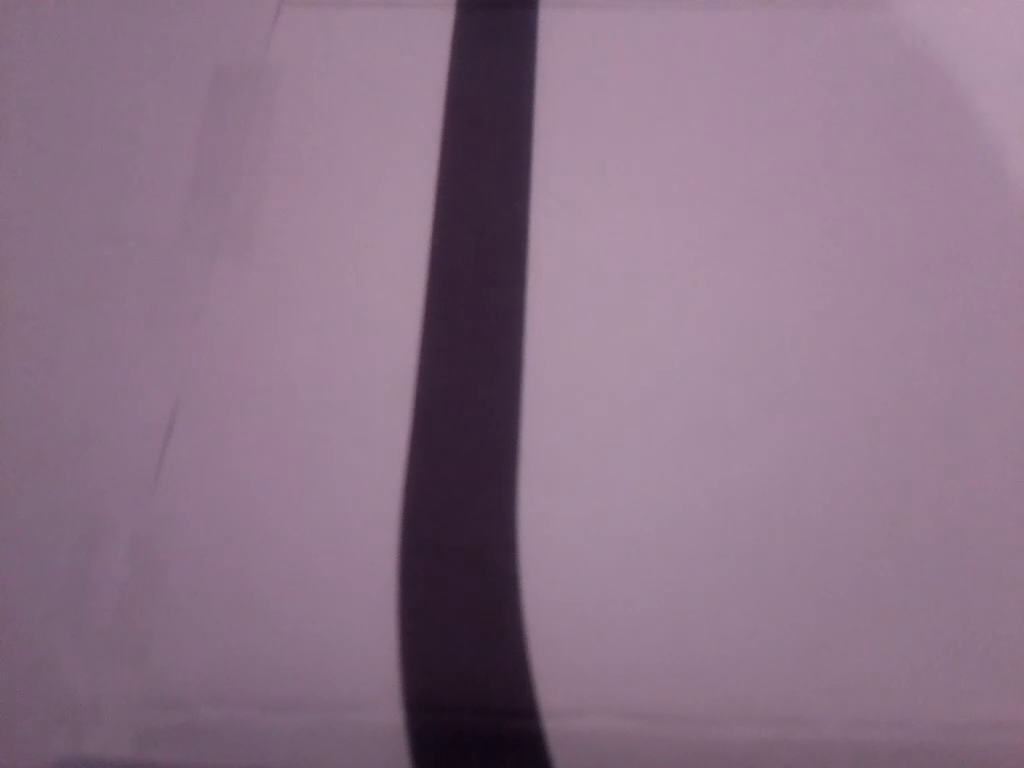
#> input picture frame 59 of vids/VideoCapture01.mp4, 1024 x 768 px, given in place of VideoCapture01-flipped.mp4, which was not available
$ python HoughLinesDetection.py
#> lines starting #> are read from the running program, lines starting #| are printed output that depends on the picture; after the words box and inside, x2 and y2 are one past the last pixel; in counts of white or black regions, pixels touching at a corner belong together; pictures that were not available may be replaced by others from this repository, and a replacement may not be noted
import cv2
import numpy as np

#cap = cv2.VideoCapture(r"C:/Users/giovi/Desktop/RoboCup/Sync2/newCode/vids/VideoCapture01.mp4")
cap = cv2.VideoCapture(r"C:/Users/giovi/Desktop/RoboCup/Sync2/newCode/vids/VideoCapture01-flipped.mp4")

while True:
    ret, img = cap.read()
#> img is the input picture: shape (768, 1024, 3); mean B, G, R 134.9, 114.4, 139.5
    #gray = cv2.cvtColor(img,cv2.COLOR_BGR2GRAY)

    """
    kernel_size = 5
    blur_gray = cv2.GaussianBlur(gray,(kernel_size, kernel_size),0)
    """
    low_b = np.uint8([179, 70, 255])
    high_b = np.uint8([0, 0, 0])
    mask = cv2.inRange(img, high_b, low_b)
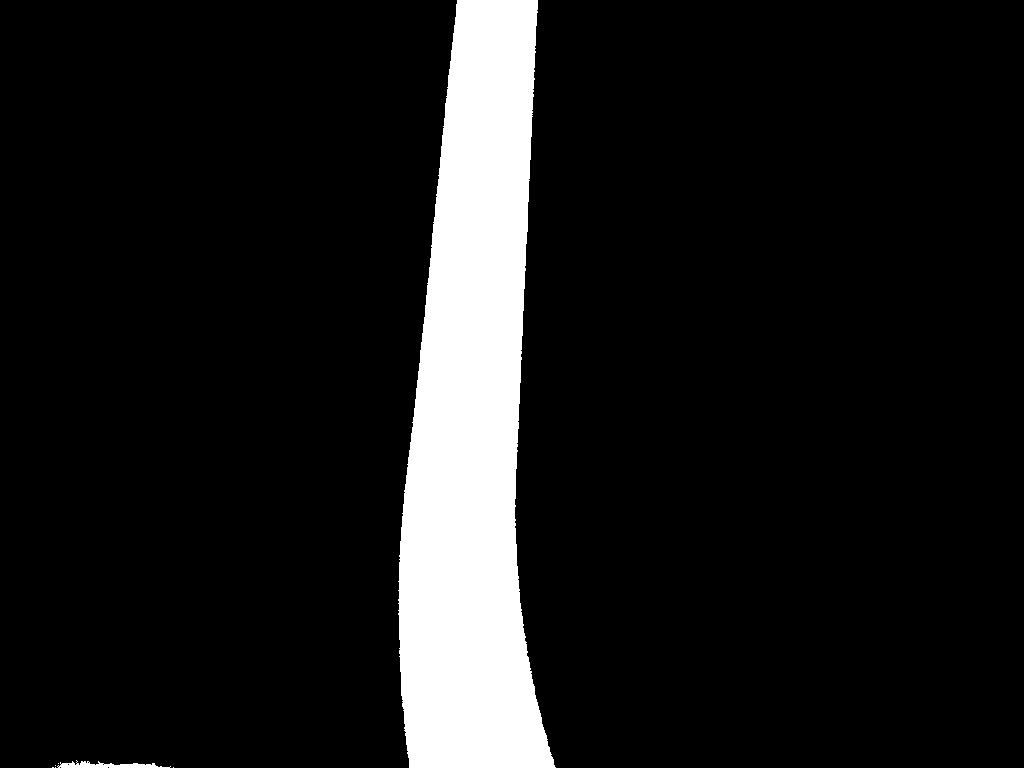
#> mask: shape (768, 1024); 10.5% white; 7 white regions (5 under 20 px), largest, box (x1, y1, x2, y2) and area: (398, 0, 556, 768) 81809, (57, 760, 171, 768) 455

    low_threshold = 10
    high_threshold = 240
    edges = cv2.Canny(mask, low_threshold, high_threshold)
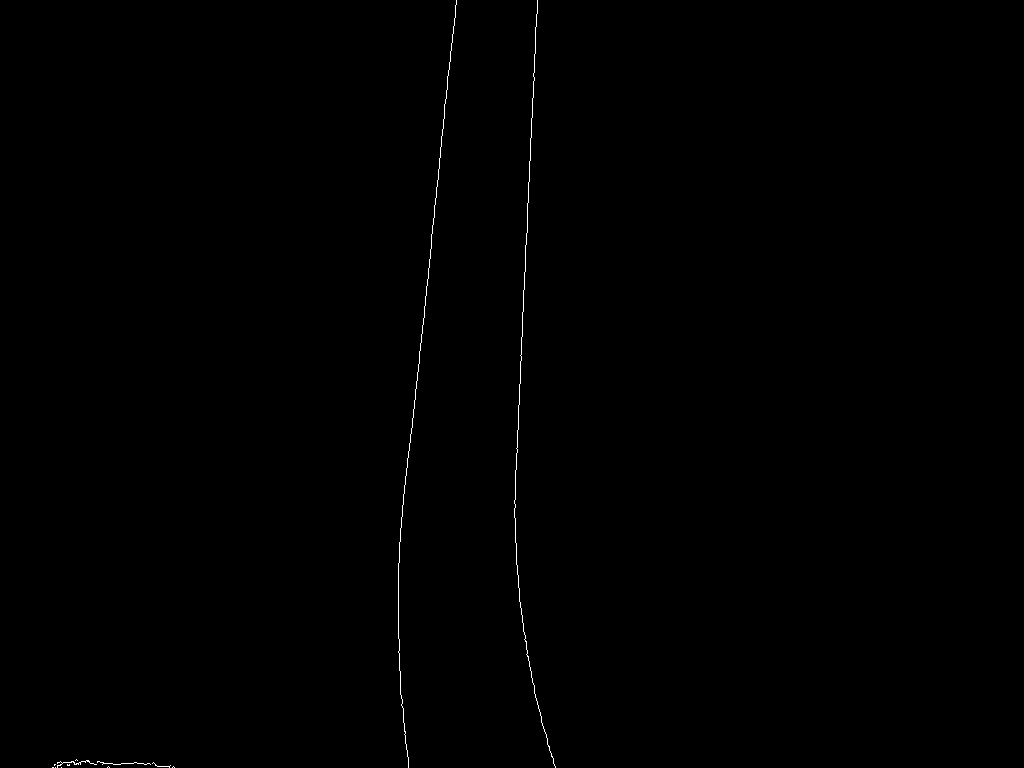
#> edges: shape (768, 1024); 0.22% white in thin lines or dots, all inside (x1, y1, x2, y2) = (52, 0, 556, 768)

    rho = 1  # distance resolution in pixels of the Hough grid
    theta = np.pi / 180  # angular resolution in radians of the Hough grid
    threshold = 15  # minimum number of votes (intersections in Hough grid cell)
    min_line_length = 80  # minimum number of pixels making up a line
    max_line_gap = 100  # maximum gap in pixels between connectable line segments
    line_image = np.copy(img) * 0  # creating a blank to draw lines on
#> line_image: shape (768, 1024, 3); every value is 0

    # Run Hough on edge detected image
    # Output "lines" is an array containing endpoints of detected line segments
    lines = cv2.HoughLinesP(edges, rho, theta, threshold, np.array([]),
                        min_line_length, max_line_gap)
#> lines = 14 rows, first 6: [399, 543, 456, 0], [515, 478, 527, 231], [525, 249, 537, 2], [398, 652, 398, 563], [515, 479, 517, 574], [399, 647, 406, 749]

    for line in lines:
        for x1,y1,x2,y2 in line:
            cv2.line(line_image,(x1,y1),(x2,y2),(255,0,0),5)
#> this loop made 14 passes
#> line on passes 1 to 12: [[399, 543, 456, 0]], [[515, 478, 527, 231]], [[525, 249, 537, 2]], [[398, 652, 398, 563]], [[515, 479, 517, 574]], [[399, 647, 406, 749]], [[399, 555, 456, 4]], [[60, 761, 155, 764]], [[531, 677, 555, 767]], [[520, 361, 534, 78]], [[514, 500, 519, 595]], [[57, 762, 173, 766]]
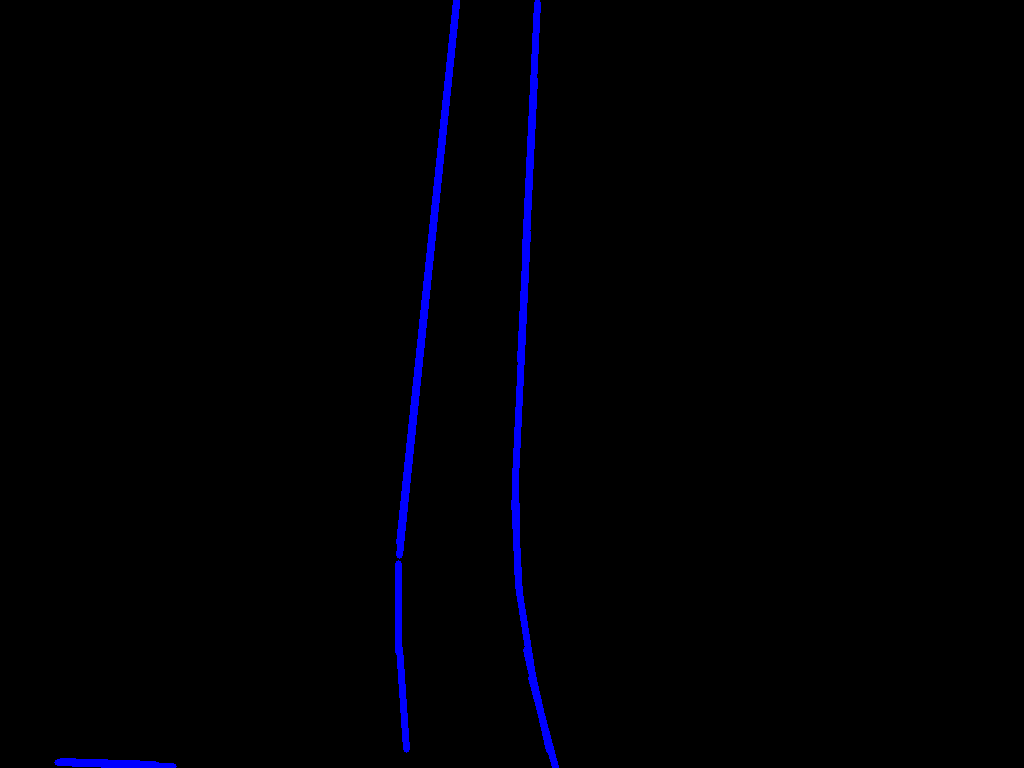
#> line_image: shape (768, 1024, 3); mean B, G, R 4, 0, 0

    # Draw the lines on the  image
    lines_edges = cv2.addWeighted(img, 0.8, line_image, 1, 0)
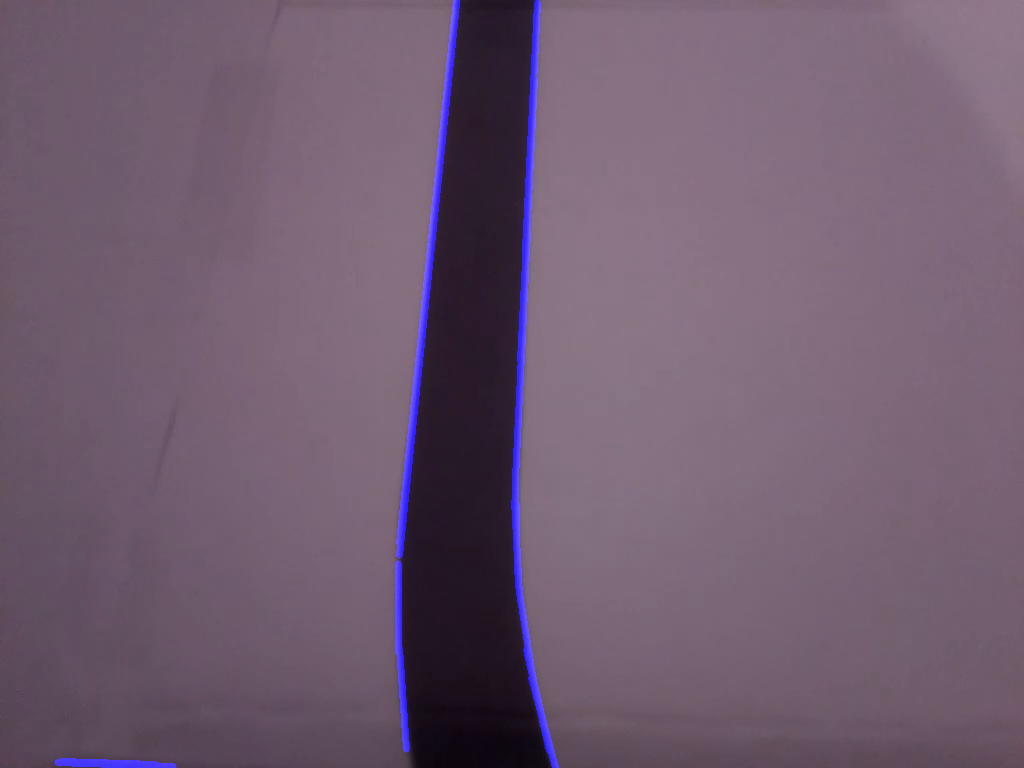
#> lines_edges: shape (768, 1024, 3); mean B, G, R 110.7, 91.5, 111.6

    cv2.imshow("Img", lines_edges)

    if cv2.waitKey(1) & 0xff == ord('q'):   # 1 is the time in ms
#> (key q is pressed here)
        break
cap.release()
cv2.destroyAllWindows()

$ run again, starting later in the video
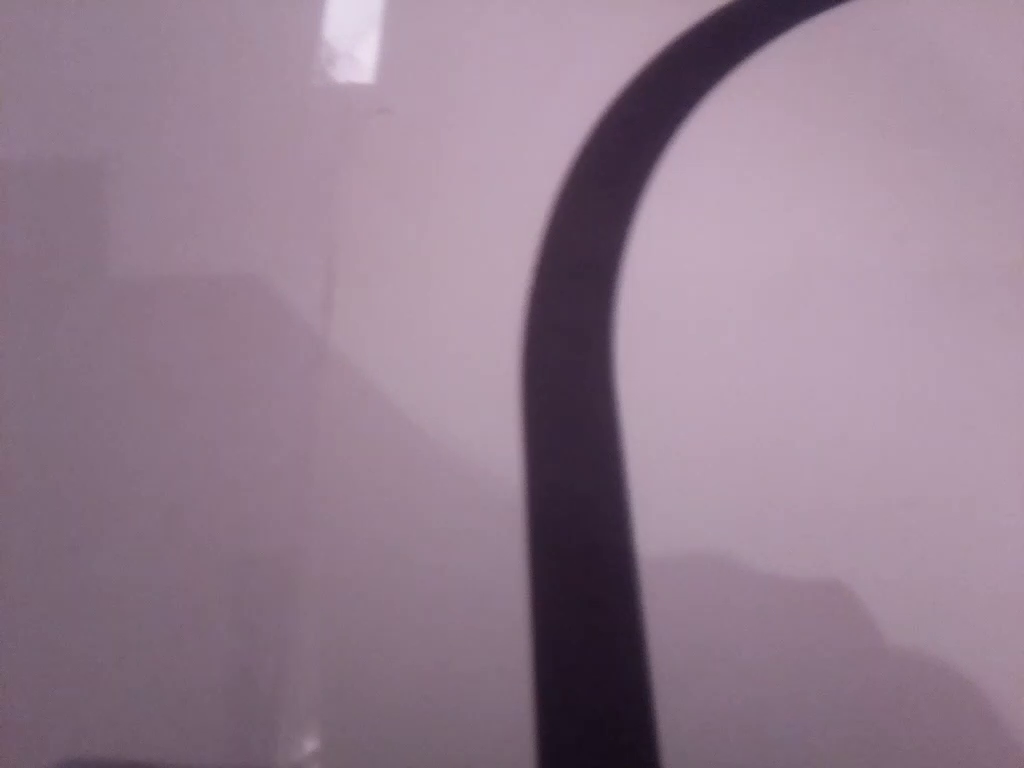
#> input picture frame 267 of vids/VideoCapture01.mp4, 1024 x 768 px, given in place of VideoCapture01-flipped.mp4, which was not available
#> img is the input picture: shape (768, 1024, 3); mean B, G, R 142.6, 125.5, 147.5
#> mask: shape (768, 1024); 9.3% white; 7 white regions (5 under 20 px), largest, box (x1, y1, x2, y2) and area: (524, 0, 847, 768) 72816, (59, 760, 165, 768) 614
#> edges: shape (768, 1024); 0.24% white in thin lines or dots, all inside (x1, y1, x2, y2) = (59, 0, 847, 768)
#> lines = [[617, 440, 663, 767], [523, 381, 534, 711], [530, 617, 534, 759], [608, 353, 617, 439], [72, 759, 172, 764], [527, 321, 545, 237], [610, 383, 663, 766], [78, 758, 172, 763], [646, 658, 661, 762]]
#> the loop `for line in lines:` made 9 passes
#> after the loop `for line in lines:`:
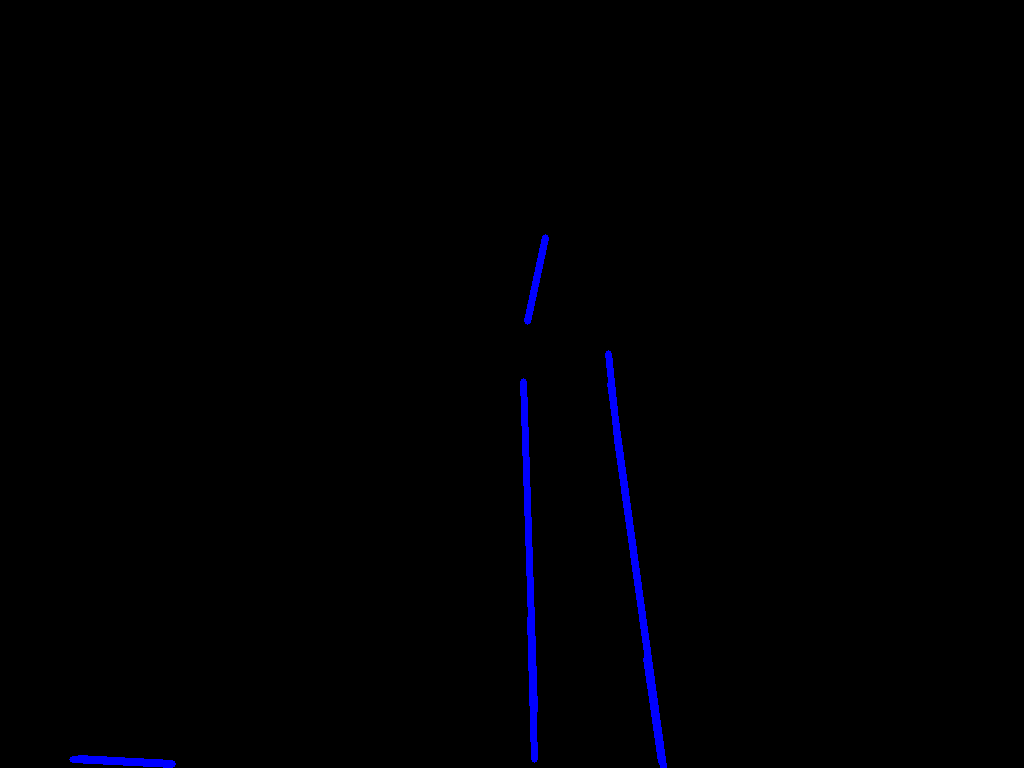
#> line_image: shape (768, 1024, 3); mean B, G, R 2.4, 0, 0
#> `lines_edges = cv2.addWeighted(img, 0.8, line_image, 1, 0)`:
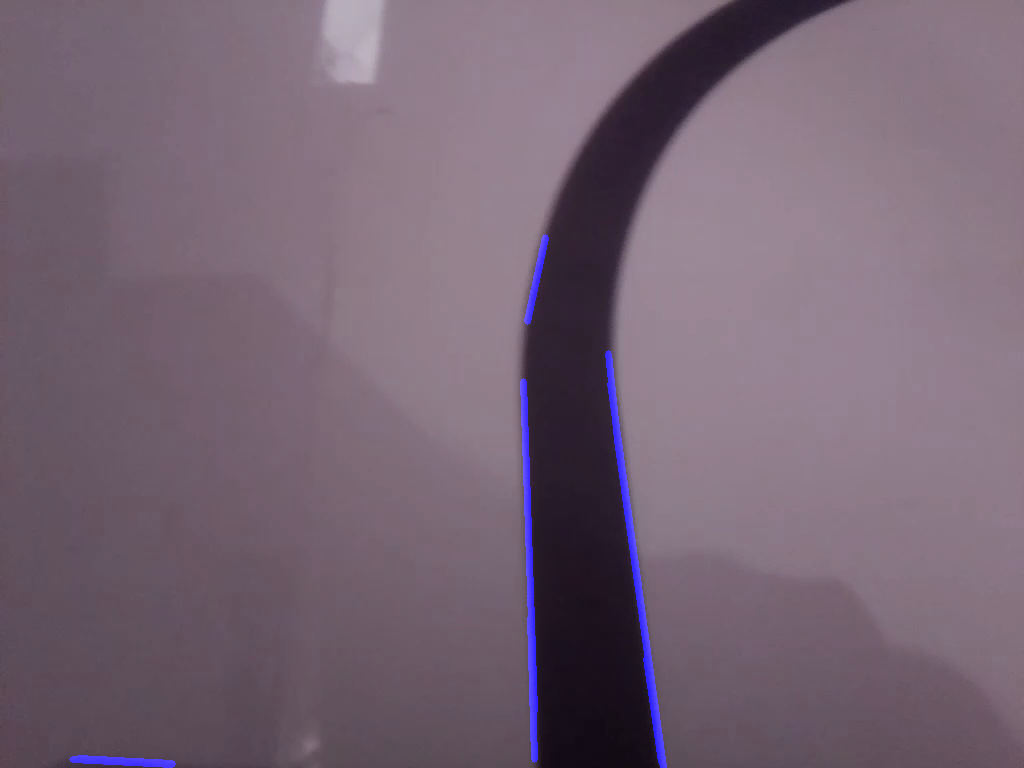
#> lines_edges: shape (768, 1024, 3); mean B, G, R 115.8, 100.4, 118

$ run again, starting later in the video
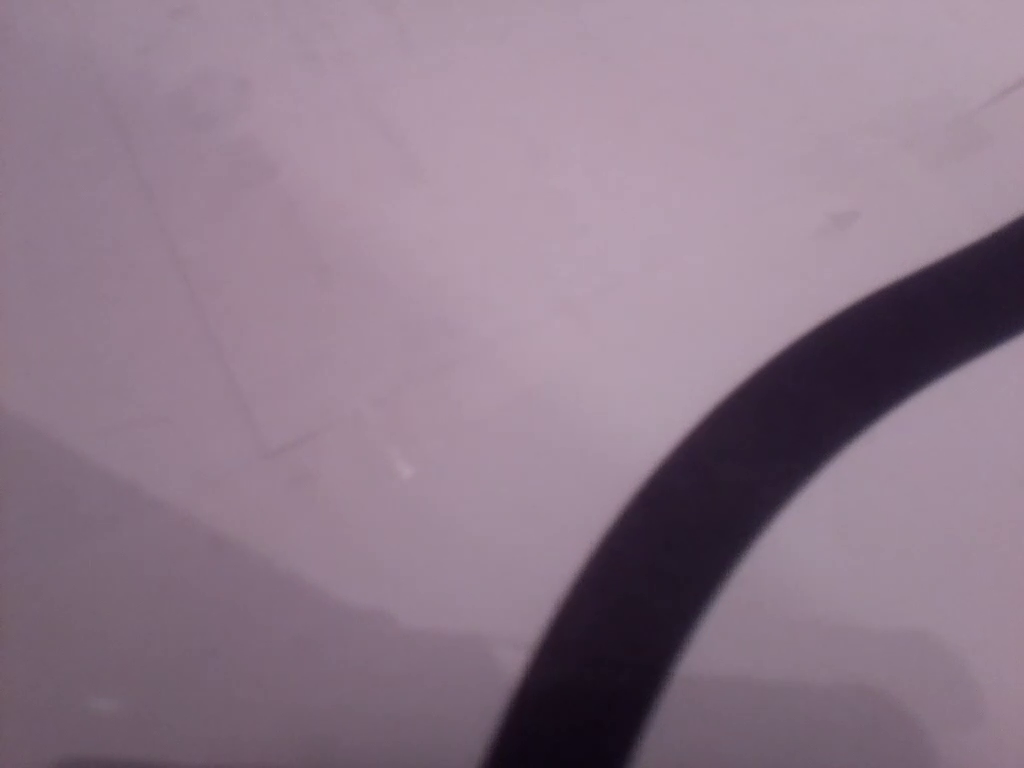
#> input picture frame 475 of vids/VideoCapture01.mp4, 1024 x 768 px, given in place of VideoCapture01-flipped.mp4, which was not available
#> img is the input picture: shape (768, 1024, 3); mean B, G, R 138, 121.6, 141.9
#> mask: shape (768, 1024); 10.6% white; 3 white regions (1 under 20 px), largest, box (x1, y1, x2, y2) and area: (475, 216, 1024, 768) 82904, (55, 759, 169, 768) 647
#> edges: shape (768, 1024); 0.21% white in thin lines or dots, all inside (x1, y1, x2, y2) = (55, 216, 1024, 768)
#> lines = 17 rows, first 6: [837, 314, 991, 235], [658, 467, 741, 384], [474, 767, 564, 598], [638, 754, 679, 657], [819, 325, 1023, 216], [932, 380, 1023, 331]
#> the loop `for line in lines:` made 17 passes
#> after the loop `for line in lines:`:
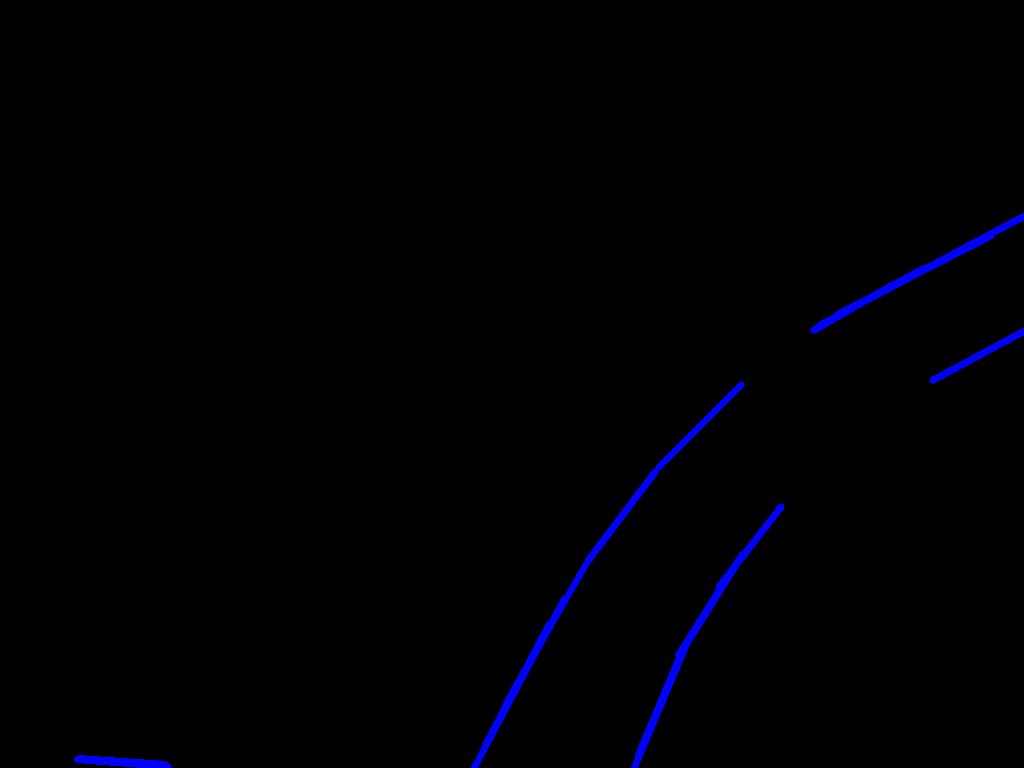
#> line_image: shape (768, 1024, 3); mean B, G, R 3, 0, 0
#> `lines_edges = cv2.addWeighted(img, 0.8, line_image, 1, 0)`:
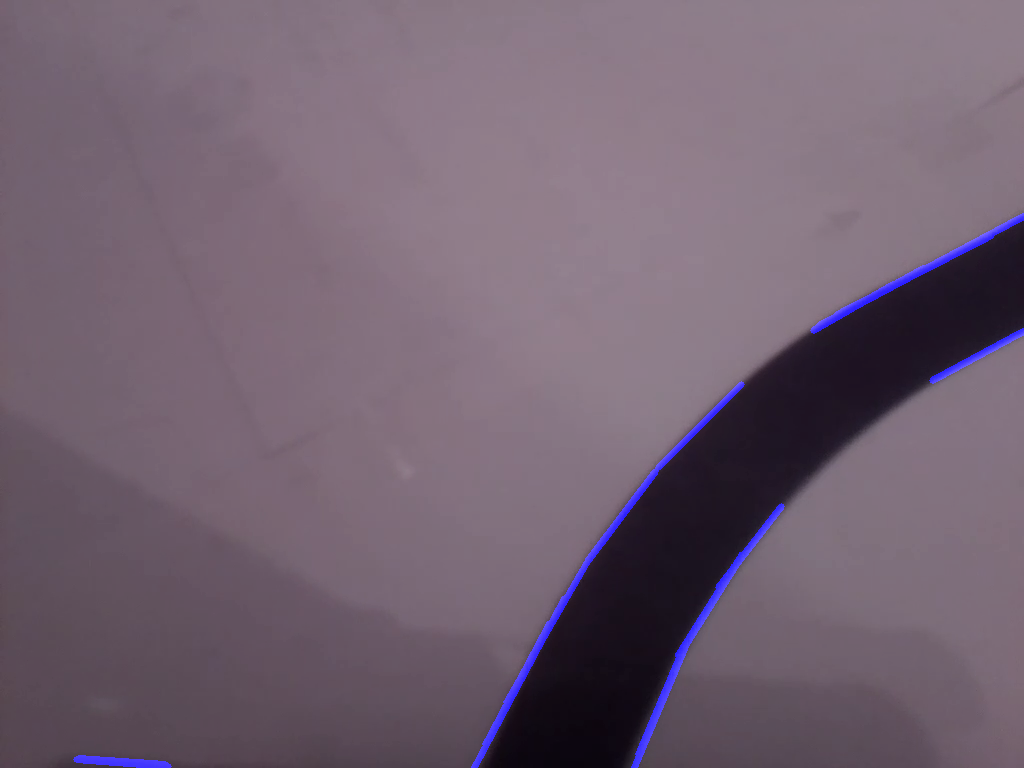
#> lines_edges: shape (768, 1024, 3); mean B, G, R 112.5, 97.3, 113.5
